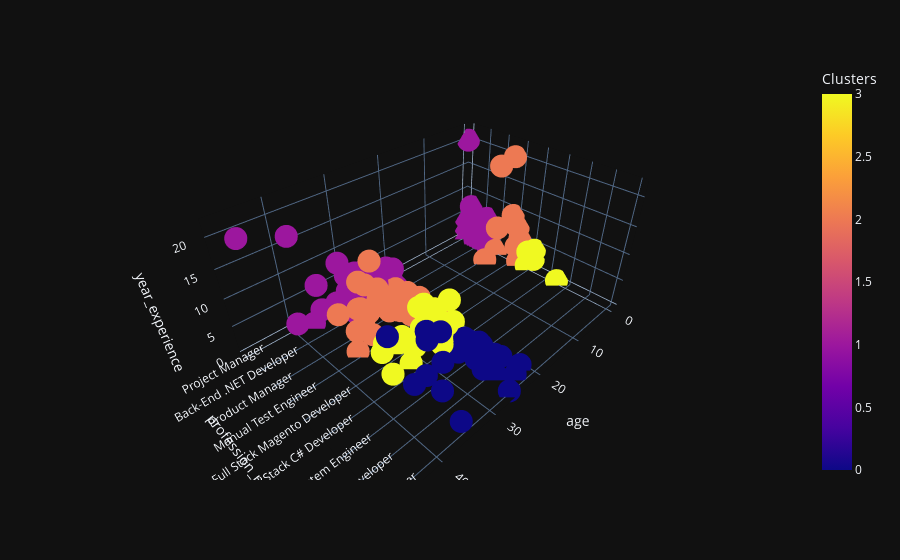

The notebook cell saved with this chart:
### Code cell
centers = kmeans.cluster_centers_
#show_scatter_3d(train, 'X', 'Y', 'Z', predicted = identified_clusters, centers = centers)
print(centers)
import plotly.express as px
fig = px.scatter_3d(train_with_clu, x='age', y='profession_name', z='year_experience',
                    color='Clusters', size_max=1)
fig.show()

### Figure 1 — Plotly figure (JSON) as saved in the notebook; plotly's stock layout.template omitted (floating-point values rounded to 4 significant figures; data arrays with more than 128 entries replaced by an {"elided": "..."} marker saying what was removed)
{"data": [{"hovertemplate": "age=%{x}<br>profession_name=%{y}<br>year_experience=%{z}<br>Clusters=%{marker.color}<extra></extra>", "legendgroup": "", "marker": {"color": {"elided": "185 int values"}, "coloraxis": "coloraxis", "symbol": "circle"}, "mode": "markers", "name": "", "scene": "scene", "showlegend": false, "x": {"elided": "185 float values"}, "y": {"elided": "185 str values"}, "z": {"elided": "185 float values"}, "type": "scatter3d"}], "layout": {"scene": {"domain": {"x": [0.0, 1.0], "y": [0.0, 1.0]}, "xaxis": {"title": {"text": "age"}}, "yaxis": {"title": {"text": "profession_name"}}, "zaxis": {"title": {"text": "year_experience"}}}, "coloraxis": {"colorbar": {"title": {"text": "Clusters"}}, "colorscale": [[0.0, "#0d0887"], [0.1111, "#46039f"], [0.2222, "#7201a8"], [0.3333, "#9c179e"], [0.4444, "#bd3786"], [0.5556, "#d8576b"], [0.6667, "#ed7953"], [0.7778, "#fb9f3a"], [0.8889, "#fdca26"], [1.0, "#f0f921"]]}, "legend": {"tracegroupgap": 0}, "margin": {"t": 60}}}
